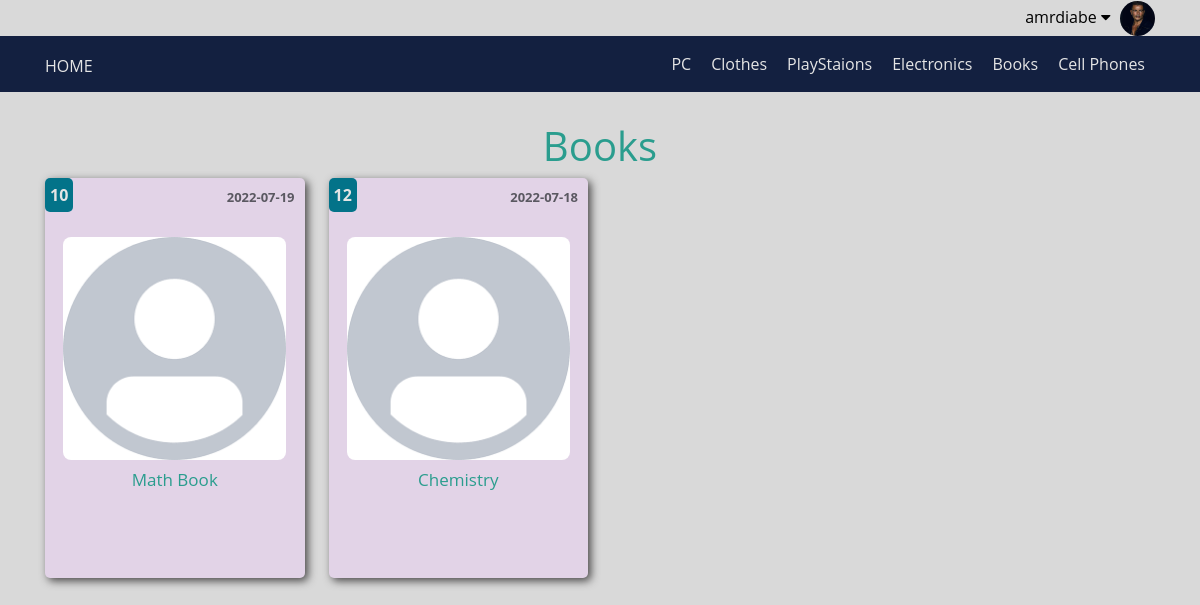
/categories.php?catID=5&nameCategorie=Books (signed in), run on the app's committed database.
### tables this page shows
CREATE TABLE `users` (
  `userID` int(11) NOT NULL COMMENT 'Identefier user',
  `userName` varchar(255) NOT NULL COMMENT 'the name can user enter webside',
  `password` varchar(255) NOT NULL COMMENT 'password account user',
  `email` varchar(255) NOT NULL,
  `fullName` varchar(255) NOT NULL,
  `preDate` date NOT NULL,
  `groubID` int(11) NOT NULL DEFAULT 0,
  `trustStatus` int(11) NOT NULL DEFAULT 0,
  `regStatus` int(11) NOT NULL DEFAULT 0,
  `profilePicture` varchar(255) NOT NULL
);

CREATE TABLE `categories` (
  `ID` int(11) NOT NULL COMMENT 'Identifier category',
  `name` varchar(255) NOT NULL,
  `parent` int(11) NOT NULL,
  `description` text NOT NULL,
  `dataAdd` date NOT NULL,
  `ordering` int(11) NOT NULL,
  `visibility` tinyint(4) NOT NULL DEFAULT 0,
  `allowComment` tinyint(4) NOT NULL DEFAULT 0,
  `allowAdvertisement` tinyint(4) NOT NULL DEFAULT 0
);

CREATE TABLE `items` (
  `itemID` int(11) NOT NULL,
  `nameItem` varchar(255) NOT NULL,
  `description` varchar(255) NOT NULL,
  `price` varchar(255) NOT NULL,
  `dateAdd` date NOT NULL,
  `madeIn` varchar(255) NOT NULL,
  `tage` varchar(255) NOT NULL,
  `image` varchar(255) NOT NULL,
  `status` varchar(255) NOT NULL,
  `pictureItem` varchar(255) NOT NULL,
  `rating` smallint(6) NOT NULL,
  `approve` tinyint(11) NOT NULL DEFAULT 0,
  `catID` int(11) NOT NULL,
  `memberID` int(11) NOT NULL
);

### init.php (called while the page is built, shortened)
<?php
        include('config.php');
        $lang   = 'includes/languages/';
        $tpl    = 'includes/templates/';
        $func   = 'includes/functions/';
        include($lang . 'eng.php');
        include('admin/' . $func. 'mainFunctions.php');
        include($tpl . 'header.php');
        include($tpl . 'navigationBar.php')
        ?>

### includes/languages/eng.php (called while the page is built)
<?php
    if(!function_exists('lang')) {
        function lang($phrase) {
            static $language = [
                'Home'              => "Home",
                'Items'             => "Items",
                'Statistics'        => "Statistics",
                'Members'           => "Members",
                'Gategores'         => "Gategores",
                'Comments'          => "Comments",
                'Go To Shop'        => "Go To Shop",
                'Settings'          => "Settings",
                'Edit Profile'      => "Edit Profile",
                'Logout'            => "Logout",
            ];
            return $language[$phrase];
        }
    }

### categories.php (the view, shortened to what this page needs)
<?php
    function structerItemsInCategories() {
        ?>
            <div class="container">
                <div class="row container-item">
                    <?php
                        if(getID('catID')) {
                            ?> <h1 class="text-center"> <?php echo str_replace('-', ' ', (string) getID('nameCategorie', 'string')) ?> </h1> <?php
                            $items = getTable('*', 'items', 'WHERE catID = ' . getID('catID') . " AND approve = 1" , 'itemID', 'DESC');
                            foreach($items as $item) {
                                    ?>
                                        <div class="col-sm-6 col-md-3">
                                                <div class="thumbnail thumbnail-img">
                                                    <span class="price"><?php echo $item['price'] ?></span>
                                                    <span class="date"><?php echo $item['dateAdd'] ?></span>
                                                    <?php setPricterImage('index', 'ItemsPictuer', $item['pictureItem']) ?>
                                                    <div class="caption">
                                                            <a href="items.php?itemid=<?php echo $item['itemID'] ?>"><h3><?php echo $item['nameItem']?></h3></a>
                                                    </div>
                                                </div>
                                            </div>
                                    <?php
                            }
                        }
                    ?>
                </div>
            </div>
        <?php
    }
    include('init.php');
    structerItemsInCategories();
    include($tpl . 'footer.php');

### includes/templates/navigationBar.php (shortened to what this page needs)
<?php
    echo '<link rel="stylesheet" href="layout\css\frontend.css" />';
    echo '<link rel="stylesheet" href="layout\js\frontend.js" />';
                ?> <a href="admin/dashboard.php">Controlle panel</a> <?php
                    ?> <a href="admin/dashboard.php">Controlle panel</a> <?php
    function getInfoSession() {
        if (isset($_SESSION['user']))
            return ['name' => $_SESSION['user'], 'ID' => $_SESSION['IDuser']];
        else
            return ['name' => $_SESSION['username'], 'ID' => $_SESSION['userID']];
    }
?>
<div class="container">
    <?php
        setLoginOrUser('user', 'username');
        function setLinks() {
            $session = getInfoSession();
            ?>
                <div class="pull-right">
                    <div class="dropdown info-user">
                        <button onclick="myFunction()" class="dropbtn">
                            <?php echo $session['name'] ?> <i class="fa fa-caret-down" aria-hidden="true" ></i>
                        </button>
                        <?php   setPricterImage('index', 'ProfilePictuer', getTable('profilePicture', 'users', 'WHERE userID =  ' . $session['ID'], null, null,'fetch')['profilePicture'])  ?>
                    </div>
                </div>
            <?php
        }
    ?>
</div>
<div class="header">
    <div class="body">
        <div class="container container-nav">
            <a href="index.php" class="logo" id=""><?php echo lang('Home'); ?></a>
            <nav>
                <ul>
                    <?php
                        $categories = getTable('name', 'categories', 'WHERE parent = 0', 'ID', 'ASC');
                        foreach($categories as $categorie) {?>
                            <li><a href="categories.php?catID=<?php echo $categorie['ID'] ?>&nameCategorie=<?php echo str_replace(" ", "-", $categorie['name'])?>"><?Php echo $categorie['name']?></a></li>
                            <?php
                        }
                    ?>
                </ul>
            </nav>
        </div>
    </div>
</div>
<?php
    echo '<link rel="stylesheet" href="layout\css\frontend.css" />';
    echo '<link rel="stylesheet" href="layout\js\frontend.js" />';
?>

### admin/includes/functions/mainFunctions.php (shortened to what this page needs)
<?php
    function getTable($filed='*', $table, $condition=NULL,  $ordered = null, $typeOrders = 'DESC', $typeFetch = 'fetchAll', $limit = NULL) {
        global $db;
        if($ordered === null) {
            $stmt = $db->prepare("SELECT $filed FROM $table $condition $limit");
        }
        else
            $stmt = $db->prepare("SELECT * FROM $table $condition ORDER BY $ordered $typeOrders $limit");
        $stmt->execute();
        if ($typeFetch === 'fetchAll')
            $requerd = $stmt->fetchAll();
        elseif($typeFetch === 'fetch') {
            $requerd = $stmt->fetch();
        }
        return $requerd;
    }
    function getID($nameID, $typeRequest='int') {
        if ($typeRequest === 'int')
            return isset($_GET[$nameID]) && is_numeric($_GET[$nameID]) ?  intval($_GET[$nameID]) : 0;
        if ($typeRequest === 'string' || $typeRequest === 'str')
                return isset($_GET[$nameID]) && strval($_GET[$nameID]) ?  $_GET[$nameID] : '';
        }
        function sortForm() {?>
            <?php }
        function setPricterImage($to, $nameFolder, $name, $nameClass = 'pictuer-in-front') {
            if($name != NULL) {
                ?> <td><img src="<?php pathImg($to, $nameFolder, $name, 'print')  ?>" alt="pictuer" class="pictuer-in-td <?php echo $nameClass ?>"></td> <?php
            } else {
                ?> <td><img src="layout\images\defaultImg.png" alt="pictuer" class="pictuer-in-td <?php echo $nameClass ?>"></td> <?php
            }
        }
        function pathImg($to = 'admin', $nameFolder = 'ProfilePictuer', $nameImg, $retrunOrPrint = 'return') {
            $path = '';
            if ($to === 'admin' ) {
                $path =  'uploded//' . $nameFolder. '//' . $nameImg ;
            } elseif($to === 'index' ) {
                $path = 'admin//uploded//' . $nameFolder . '//'. $nameImg;
            }
            if ($retrunOrPrint === 'return') {
                return $path;
            } else {
                echo $path;
            }
        }

### layout/css/frontend.css (style rules this page uses)
:root { --main-color : #0000; --secoud-color : #132040; --eath-color : #fca311; --therd-color : #e5e5e5; --fourd-color : #264653; --five-color : #2a9d8e; --six-color : #281110; --seven-color : #2A8D9D; --ninte-color : grey; --ten-color : #24788F; }
* { -moz-box-sizing: border-box; -webkit-box-sizing: border-box; box-sizing: border-box; padding: 0px; margin: 0px; }
a { text-decoration: none; }
html { scroll-behavior: smooth; }
body { font-family: 'Open Sans', sans-serif; background-color: #d9d9d9; height: 5000px; }
ul { list-style: none; }
.container { padding-left: 15px; padding-right: 15px; margin-left: auto; margin-right: auto; }
h1 { color: var(--five-color); margin-top: 15px; }
.body { background-color: var(--secoud-color); }
.logo { text-decoration: none; color: var(--therd-color); text-transform: uppercase; }
.header { position: relative; width: 100%; left: 0; z-index: 24; margin-bottom: 0; }
.header .container { display: flex; justify-content: space-between; align-items: center; position: relative; min-height: 55.4px; }
.header .container nav { flex: 1; display: flex; justify-content: flex-end; text-align: center; }
.header .container nav ul { display: flex; margin: 0; }
.header .container nav ul li a { text-decoration: none; color: var(--therd-color); display: inline; transition: .3s; padding: 0 10px; height: 100%; z-index: 2; }
.dropbtn { color: black; padding: 5px; font-size: 16px; border: none; width: fit-content; height: auto; cursor: pointer; z-index: 1000; background-color: inherit; }
.dropdown { position: relative; display: inline-block; }
.info-user img { width: 35px; height: 35px; border-radius: 50%; }
.pull-right { display: flex; flex-direction: row-reverse; }
.caption h3 { font-size: 20px; }
.date { float: right; font-size: 13px; opacity: .7; padding: 10px; font-weight: bold; }
.container-item { margin-top: 30px; }
.row .thumbnail { text-align: center; background-color: #e2d3e7; border-radius: 5px; min-height: 400px; }
.price { position: relative; padding: 5px; background: #037389; color: var(--therd-color); border-radius: 5px; font-weight: bold; z-index: 12; float: left; width: fit-content; }
.thumbnail-img { text-align: center; background-color: silver; margin-bottom: 10px; border-radius: 5px; min-height: 400px; box-shadow: 3px 3px 8px rgb(74, 73, 73); margin-bottom: 30px; }
.row .thumbnail img { width: 223px; height: 223px; border-radius: 3px; margin-top: 20px; position: relative; border-radius: 8px; }
.row .thumbnail .caption { text-align: center; }
.row .thumbnail .caption h3 { margin: 10px 0 5px 0; font-size: 17px; }
h3 { color: var(--five-color); margin-top: 15px; }

### admin/layout/css/backend.css (style rules this page uses)
:root { --main-color : #0000; --secoud-color : #132040; --eath-color : #fca311; --therd-color : #e5e5e5; --fourd-color : #264653; --five-color : #2a9d8e; --six-color : #281110; --seven-color : #2A8D9D; --ninte-color : grey; --ten-color : #24788F; }
* { -moz-box-sizing: border-box; -webkit-box-sizing: border-box; box-sizing: border-box; padding: 0px; margin: 0px; }
html { scroll-behavior: smooth; }
body { font-family: 'Open Sans', sans-serif; background-color: #d9d9d9; }
ul { list-style: none; }
.container { padding-left: 15px; padding-right: 15px; margin-left: auto; margin-right: auto; }
.dropbtn { color: var(--therd-color); padding: 5px; font-size: 16px; border: none; width: fit-content; height: auto; cursor: pointer; z-index: 1000; background-color: inherit; }
.dropdown { position: relative; display: inline-block; }
.body { background-color: #132040; }
.logo { text-decoration: none; color: var(--therd-color); text-transform: uppercase; margin-top: 5px; }
.header { position: relative; width: 100%; left: 0; z-index: 24; margin-bottom: 0; }
.header .container { display: flex; justify-content: space-between; align-items: center; position: relative; min-height: 55.4px; }
.header .container nav { flex: 1; display: flex; justify-content: space-evenly; text-align: center; }
.header .container nav ul { display: flex; margin: 5px 0 0 0; }
.header .container nav ul li a { text-decoration: none; color: var(--therd-color); display: block; transition: .3s; padding: 0 10px; height: 100%; }
.info-user img { width: 35px; height: 35px; border-radius: 50%; }
h1 { color: var(--five-color); margin-top: 15px; }
.pictuer-in-td { width: 40px; height: auto; border-radius: 2px; }

### data on the page
users: profilePicture (picture)
categories: name "PC"
categories: name "Clothes"
categories: name "PlayStaions"
categories: name "Electronics"
categories: name "Books"
categories: name "Cell Phones"
items: price "10", dateAdd "2022-07-19", nameItem "Math Book"
items: price "12", dateAdd "2022-07-18", nameItem "Chemistry"

### other printed values
$session['name'] "amrdiabe"
lang('Home') "HOME"
str_replace('-', ' ', (string) getID('nameCategorie', 'string')) "Books"
